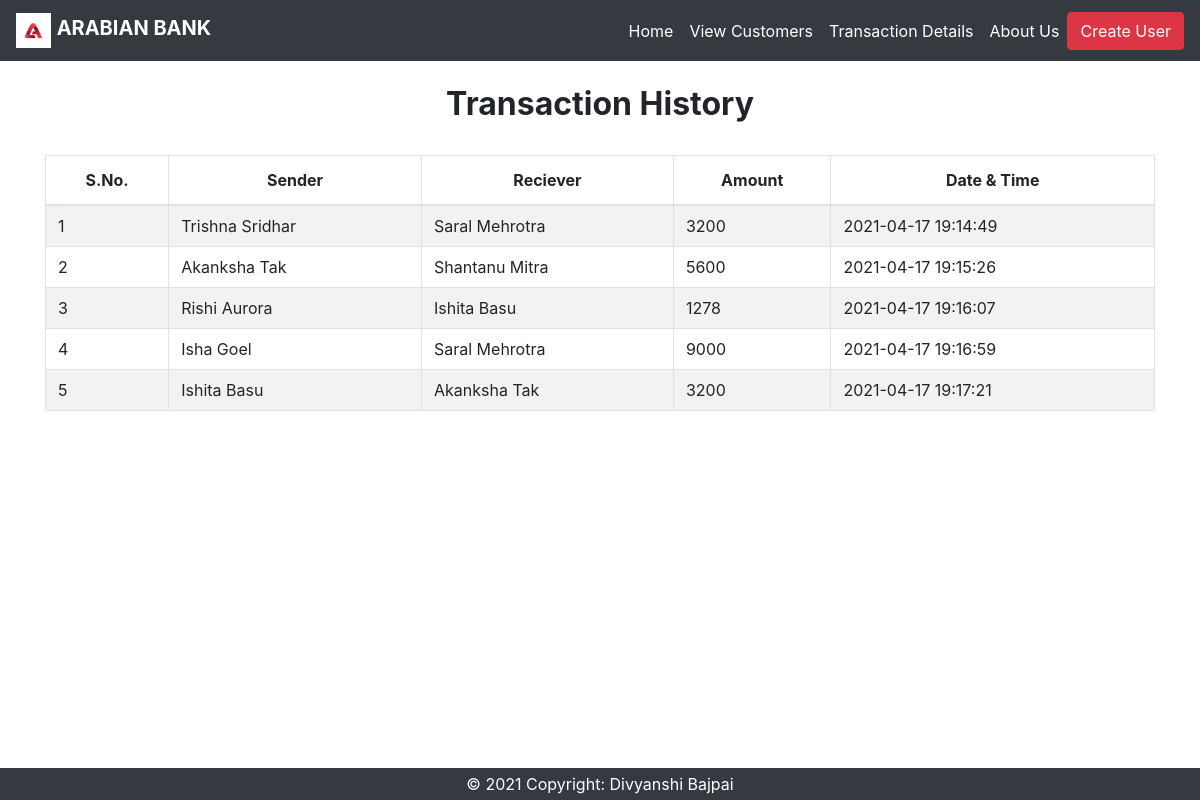
The page /transactionhistory.php on the database its author committed.
### tables this page shows
CREATE TABLE `transaction` (
  `sno` int(3) NOT NULL,
  `sender` text NOT NULL,
  `reciever` text NOT NULL,
  `balance` int(8) NOT NULL,
  `datetime` datetime NOT NULL DEFAULT current_timestamp()
);

### transactionhistory.php (the view, shortened to what this page needs)
<!DOCTYPE html>
<html lang="en">
<head>
    <link rel="stylesheet" href="https://maxcdn.bootstrapcdn.com/bootstrap/4.0.0/css/bootstrap.min.css">
    <!DOCTYPE html>
    <html lang="en">
    <head>
    </head>
<body>
    <?php
    include 'navbar.php';
    ?>
    <div class="container">
        <h2 class="text-center pt-4"><b>Transaction History</b></h2>
        <br>
        <div class="table-responsive-sm">
            <table class="table table-hover table-striped table-condensed table-bordered">
                <thead>
                    <tr>
                        <th class="text-center">S.No.</th>
                        <th class="text-center">Sender</th>
                        <th class="text-center">Reciever</th>
                        <th class="text-center">Amount</th>
                        <th class="text-center">Date & Time</th>
                    </tr>
                </thead>
                <tbody>
                    <?php
                    include 'config.php';
                    $sql = "select * from transaction";
                    $query = mysqli_query($conn, $sql);
                    while ($rows = mysqli_fetch_assoc($query)) {
                    ?>
                        <tr>
                            <td class="py-2"><?php echo $rows['sno']; ?></td>
                            <td class="py-2"><?php echo $rows['sender']; ?></td>
                            <td class="py-2"><?php echo $rows['reciever']; ?></td>
                            <td class="py-2"><?php echo $rows['balance']; ?></td>
                            <td class="py-2"><?php echo $rows['datetime']; ?></td>
                        </tr>
                    <?php
                    }
                    ?>
                </tbody>
            </table>
        </div>
    </div>
    <footer class="page-footer font-small blue" style="position:absolute;bottom:0;width:100vw;">
<div class="footer-copyright text-center py-1 bg-dark text-white">© 2021 Copyright:
  Divyanshi Bajpai
</div>
</footer>
</body>

### rows shown on the page
transaction: sno "1", sender "Trishna Sridhar", reciever "Saral Mehrotra", balance "3200", datetime "2021-04-17 19:14:49"
transaction: sno "2", sender "Akanksha Tak", reciever "Shantanu Mitra", balance "5600", datetime "2021-04-17 19:15:26"
transaction: sno "3", sender "Rishi Aurora", reciever "Ishita Basu", balance "1278", datetime "2021-04-17 19:16:07"
transaction: sno "4", sender "Isha Goel", reciever "Saral Mehrotra", balance "9000", datetime "2021-04-17 19:16:59"
transaction: sno "5", sender "Ishita Basu", reciever "Akanksha Tak", balance "3200", datetime "2021-04-17 19:17:21"
